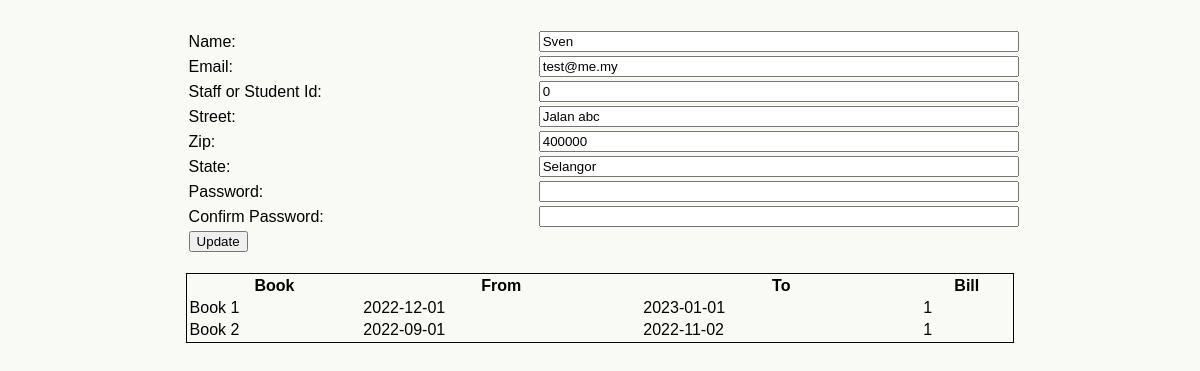
The page /sites/personal.php (signed in) on the database as committed earlier.
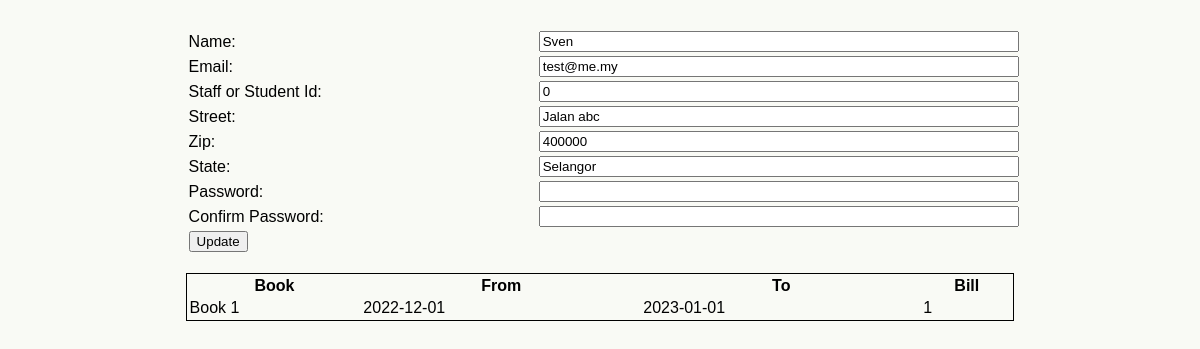
The same page on the database as committed later.
### tables this page shows
CREATE TABLE `borrow` (
  `ID` int(11) NOT NULL,
  `BookFK` int(11) NOT NULL,
  `UserFK` int(11) NOT NULL,
  `FromDate` date NOT NULL,
  `ToDate` date NOT NULL,
  `IsBillSettled` tinyint(1) NOT NULL,
  `Status` varchar(1) NOT NULL COMMENT 'B - borrowed; R - Returned'
);

CREATE TABLE `book` (
  `ID` int(11) NOT NULL,
  `Name` varchar(100) NOT NULL,
  `Category` varchar(100) NOT NULL,
  `PublishDate` date NOT NULL,
  `Author` varchar(100) NOT NULL,
  `Description` varchar(1000) NOT NULL,
  `ISBNNumber` varchar(100) NOT NULL,
  `Image` text NOT NULL,
  `PublishPlace` varchar(100) NOT NULL,
  `Price` decimal(10,0) NOT NULL
);

### sites/repositories/library-repository.php (called while the page is built, shortened)
<?php
function getDatabaseConnection()
{
    $servername = "localhost";
    $username = "root";
    $password = "";
    $dbname = "library";
    $conn = new mysqli($servername, $username, $password, $dbname);
    return $conn;
}
function getUserByEmail($email)
{
    $conn = getDatabaseConnection();
    $sql = "SELECT * FROM user WHERE Email = '" . $email . "';";
    $result = $conn->query($sql);
    return $result->fetch_assoc();
}
function getBookingsByUserEmail($email)
{
    $conn = getDatabaseConnection();
    $sql = "SELECT book.Name, borrow.ToDate, borrow.FromDate, borrow.IsBillSettled " .
        "FROM borrow borrow JOIN user user ON borrow.UserFK = user.ID JOIN book book ON borrow.BookFK = book.ID " .
        "WHERE Email = '" . $email . "';";
    $result = $conn->query($sql);
    return $result;
}
?>

### sites/personal.php (the view, shortened to what this page needs)
<!DOCTYPE html>
<html>
<head>
    <link rel="stylesheet" type="text/css" href="css/mystyle.css">
    <link rel="stylesheet" type="text/css" href="css/userstyle.css">
</head>
<body>
    <?php
    require("repositories/library-repository.php");
    $errorMessage = "";
    $user = null;
    if ($_SERVER["REQUEST_METHOD"] == "GET") {
        try {
            $user = getUserByEmail(getCurrentUser());
        } catch (Exception $ex) {
            $errorMessage = "Issue fetching user data!";
        }
        try {
            $borrowings = getBookingsByUserEmail(getCurrentUser());
        } catch (Exception $ex) {
            $errorMessage += "<br>Issue fetching borrowing data!";
        }
    }
    ?>
    <form method="post" action="<?php echo htmlspecialchars($_SERVER["PHP_SELF"]); ?>" onsubmit="return validateForm()">
        <table>
            <tr>
                <td colspan="2">
                </td>
            </tr>
            <tr>
                <td>Name:</td>
                <td>
                    <input id="nameInput" class="inputField" name="name" type="text"
                        value="<?php echo $user["FullName"]; ?>">
                </td>
            </tr>
            <tr>
                <td>Email:</td>
                <td>
                    <input id="emailInput" class="inputField" name="email" type="email"
                        value="<?php echo $user["Email"]; ?>">
                </td>
            </tr>
            <tr>
                <td>Staff or Student Id:</td>
                <td>
                    <input id="uitmIdInput" class="inputField" name="uitmId" type="uitmId"
                        value="<?php echo $user["UitmID"]; ?>">
                </td>
            </tr>
            <tr>
                <td>Street:</td>
                <td>
                    <input id="streetInput" class="inputField" name="street" type="text"
                        value="<?php echo $user["Street"]; ?>">
                </td>
            </tr>
            <tr>
                <td>Zip:</td>
                <td>
                    <input id="zipInput" class="inputField" name="zip" type="number"
                        value="<?php echo $user["Zip"]; ?>">
                </td>
            </tr>
            <tr>
                <td>State:</td>
                <td>
                    <input id="stateInput" class="inputField" name="state" type="text"
                        value="<?php echo $user["State"]; ?>">
                </td>
            </tr>
            <tr>
                <td>Password:</td>
                <td>
                    <input id="passwordInput" class="inputField" name="password" type="password">
                </td>
            </tr>
            <tr>
                <td>Confirm Password:</td>
                <td>
                    <input id="confirmPasswordInput" class="inputField" name="confirmPassword" type="password">
                </td>
            </tr>
            <tr>
                <td>
                    <input class="submitButton" type="submit" value="Update">
                </td>
            </tr>
        </table>
    </form>
    <br>
    <table class="borrowingTable">
        <thead>
            <tr>
                <th>Book</th>
                <th>From</th>
                <th>To</th>
                <th>Bill</th>
            </tr>
        </thead>
        <tbody>
            <?php
            while ($row = $borrowings->fetch_assoc()) {
                echo "<tr><td>" . $row["Name"] . "</td>" .
                    "<td>" . $row["FromDate"] . "</td>" .
                    "<td>" . $row["ToDate"] . "</td>" .
                    "<td>" . $row["IsBillSettled"] . "</td></tr>";
            }
            ?>
        </tbody>
    </table>
</body>
</html>

Rows that differ between the two databases and show on the page:
removed borrow: BookFK.Name "Book 2", FromDate "2022-09-01", ToDate "2022-11-02", IsBillSettled "1"
